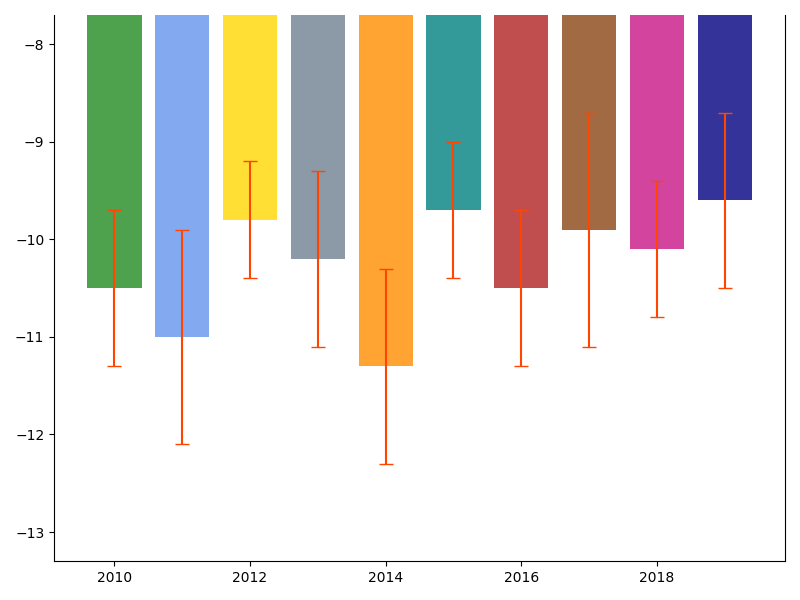

Reproduce this figure in Python.
import matplotlib.pyplot as plt
import numpy as np

years = np.arange(2010, 2020)
average_temperatures = np.array([-10.5, -11.0, -9.8, -10.2, -11.3, -9.7, -10.5, -9.9, -10.1, -9.6])
temperature_std_dev = np.array([0.8, 1.1, 0.6, 0.9, 1.0, 0.7, 0.8, 1.2, 0.7, 0.9])

temp_indices = np.argsort(average_temperatures)
sorted_years_temp = years[temp_indices]
sorted_temperatures = average_temperatures[temp_indices]
sorted_temp_std_dev = temperature_std_dev[temp_indices]

fig, ax = plt.subplots(figsize=(8, 6))

# Shuffled colors for the bars
colors = ['darkorange', 'cornflowerblue', 'firebrick', 'forestgreen', 'slategray', 
          'mediumvioletred', 'saddlebrown', 'gold', 'teal', 'navy']

ax.bar(sorted_years_temp, sorted_temperatures, yerr=sorted_temp_std_dev, color=colors,
       ecolor='orangered', capsize=5, alpha=0.8)
ax.set_ylim(min(sorted_temperatures - sorted_temp_std_dev) - 1, 
            max(sorted_temperatures + sorted_temp_std_dev) + 1)
ax.grid(False)
ax.spines['top'].set_visible(False)

plt.tight_layout()
plt.show()
